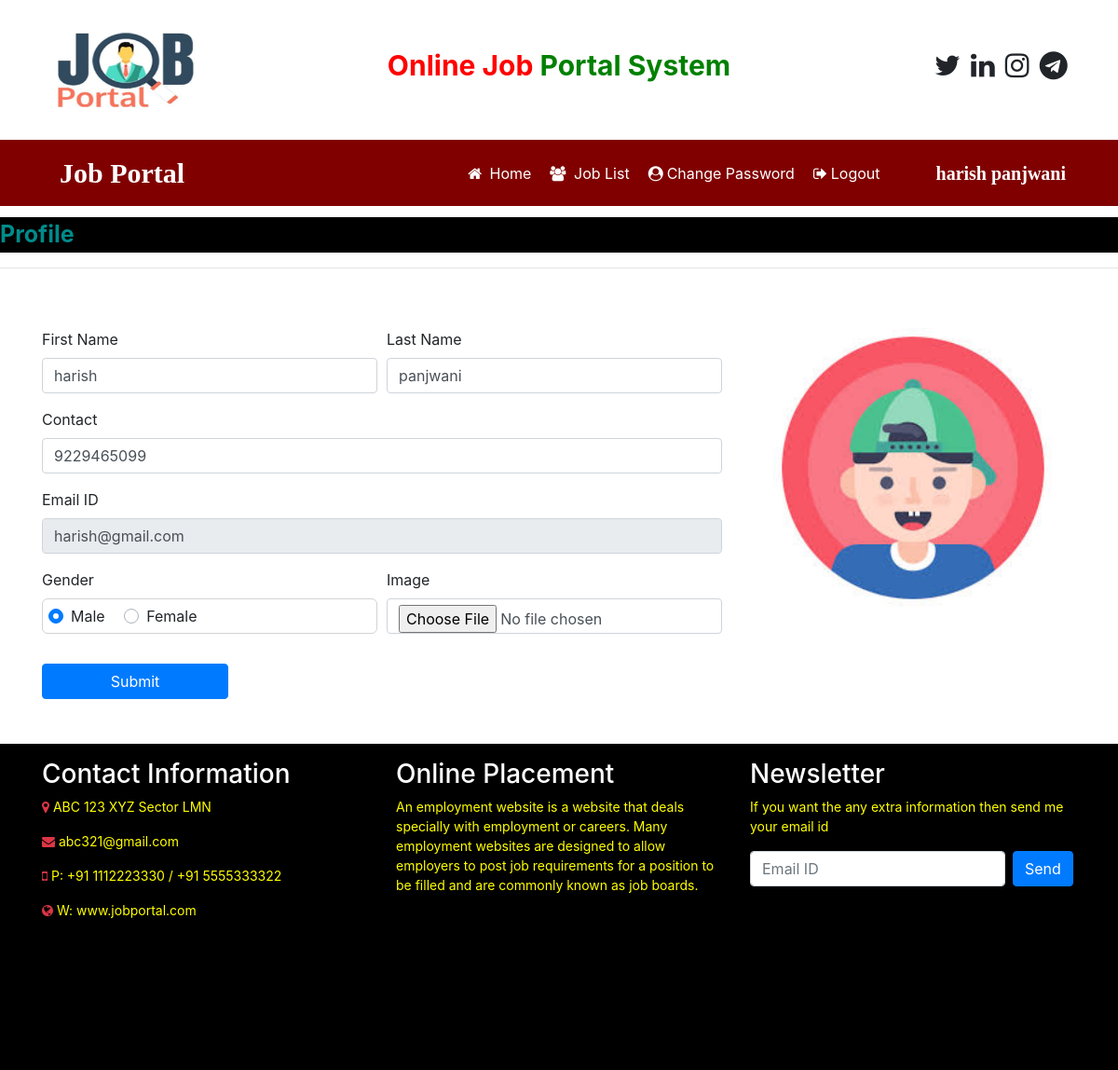
The page /user_home (signed in) on the database its author committed.
### job/models.py (models this page shows, shortened)
class StudentUser(models.Model):
    user = models.ForeignKey(User,on_delete=models.CASCADE)
    mobile = models.CharField(max_length=15,null=True)
    image = models.FileField(null=True)
    gender = models.CharField(max_length=10,null=True)
    type = models.CharField(max_length=15,null=True)

### job/views.py (the view, shortened to what this page needs)
# urls.py: path('user_home',user_home,name="user_home"),
def user_home(request):
    if not request.user.is_authenticated:
        return redirect('user_login')
    user = request.user
    student = StudentUser.objects.get(user=user)
    error = ""
    d = {'student': student, 'error': error}
    return render(request,'user_home.html',d)

### job/templates/user_home.html (shortened to what this page needs)
{% load static %}
{% block body %}
{% include 'user_navigation.html' %}
<marquee style = " font-size : 25px ; color : darkcyan ; background-color : black ; font-weight : bold ; margin-top:1%">
    Profile
</marquee>
<hr>
<div class="container">
    <div class="row">
        <div class="col-sm-8">
<form class="mt-5"  name="signup" method="post" enctype="multipart/form-data">
    <div class="form-row">
       <div class="form-group col-md-6">
           <label>First Name</label>
           <input type="text" class="form-control" name="fname" value="{{student.user.first_name}}" required>
       </div>
        <div class="form-group col-md-6">
           <label>Last Name</label>
           <input type="text" class="form-control" name="lname" value="{{student.user.last_name}}" required>
       </div>
    </div>
    <div class="form-row">
       <div class="form-group col-md-12">
           <label>Contact</label>
           <input type="text" class="form-control" name="contact" value="{{student.mobile}}" required>
       </div>
    </div>
    <div class="form-row">
       <div class="form-group col-md-12">
           <label>Email ID</label>
           <input type="text" class="form-control" name="email" value="{{student.user.username}}" readonly required>
       </div>
    </div>
    <div class="form-row">
       <div class="form-group col-md-6">
         <label>Gender</label>
           {% if student.gender == "Male" %}
           <div style="border:1px solid lightgrey ; padding : 6px ; border-radius : 6px">
           <div class="custom-control custom-radio custom-control-inline">
               <label class="custom-control-label" for="customRadioInline1">Male</label>
           </div>
<div class="custom-control custom-radio custom-control-inline">
               <label class="custom-control-label" for="customRadioInline2">Female</label>
           </div>
               </div>
           {% endif%}
       </div>
        <div class="form-group col-md-6">
           <label>Image</label>
           <input type="file" class="form-control" name="image" accept="image/*">
       </div>
    </div>
<input type="submit" value="Submit" class="btn btn-primary my-3" style="width:200px">
</form>
        </div>
        <div class="col-sm-4 mt-5 text-center">
            <img src="{{student.image.url}}" width="300px" height="300px">
        </div>
    </div>
    </div>
{% include 'footer.html' %}
{% endblock %}

### job/templates/user_navigation.html (shortened to what this page needs)
<html>
<head>
    {% load static %}
  <link rel="stylesheet" href="https://maxcdn.bootstrapcdn.com/bootstrap/4.5.2/css/bootstrap.min.css">
<link rel="stylesheet" href="https://cdnjs.cloudflare.com/ajax/libs/font-awesome/4.7.0/css/font-awesome.min.css">
</head>
<body>
<div class="container">
    <div class="row">
        <div class="col-sm-3">
            <img src="{% static 'images/portalMy.jpg' %}" style="width:180px; height:150px">
        </div>
        <div class="col-sm-6 mt-5 text-center">
            <span style ="font-weight : bold ; font-size : 30px">
                <span style = "color : red">Online Job</span>
                <span style = "color : green">Portal System</span>
            </span>
        </div>
        <div class="col-sm-3 mt-5" style = "padding-left : 10%">
<span style="font-weight:bold ; font-size : 30px">
  <span><i class="fa fa-twitter pl-1"></i></span>
    <span><i class="fa fa-linkedin pl-1"></i></span>
    <span><i class="fa fa-instagram pl-1"></i></span>
    <span><i class="fa fa-telegram pl-1"></i></span>
</span>
        </div>
    </div>
</div>
<nav class="navbar navbar-expand-sm" style="background-color : maroon">
    <a class="navbar-brand text-white pl-5 font-weight-bold" style="font-family:'Monotype Corsiva'; font-size:30px">Job Portal</a>
<ul class="navbar-nav">
    <li class="nav-item">
        <a class="nav-link" href="{% url 'user_home' %}" style="margin-left:280px"><i class="fa fa-home mr-1"></i> Home</a>
    </li>
    <li class="nav-item">
        <a class="nav-link" href="{% url 'user_latestjobs' %}" ><i class="fa fa-users mr-1"></i> Job List</a>
    </li>
    <li class="nav-item">
        <a class="nav-link" href="{% url 'change_passworduser' %}" ><i class="fa fa-user-circle mr-1"></i>Change Password</a>
    </li>
    <li class="nav-item">
        <a class="nav-link" href="{% url 'Logout' %}" ><i class="fa fa-sign-out mr-1"></i>Logout</a>
    </li>
</ul>
<a class="navbar-brand text-white pl-5 font-weight-bold" style="font-family:'Monotype Corsiva'; font-size:20px">{{request.user.first_name}} {{request.user.last_name}}</a>
</nav>
</body>
</html>

### job/templates/user_navigation.html (style rules this page uses)
.nav-link { color : white ; margin-right : 4px; }

### rows shown on the page
StudentUser: fname "harish", lname "panjwani", contact "9229465099", email "harish@gmail.com", image (picture)

### other values the page prints
{{ request.user.first_name }} "harish"
{{ request.user.last_name }} "panjwani"
